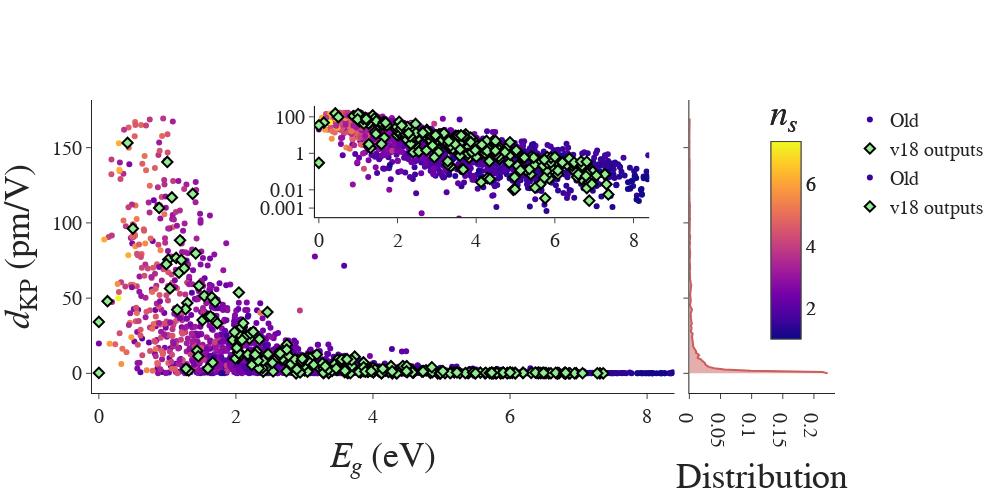

Notebook source saved alongside this figure:
### Code cell
# dKP-Eg-(ns)-KDE with log-lin inset

# ==============================================================================================================================
fig = make_subplots(rows=1, cols=2, shared_yaxes=True, horizontal_spacing=0.02, column_widths=[0.8,0.2])

# ROW 1 COL 1 =================================================================================================================
fig.add_trace(go.Scatter(x=df_outputs_filtout[df_outputs_filtout['origin']!=str_origin]['src_bandgap'],
                         y=df_outputs_filtout[df_outputs_filtout['origin']!=str_origin]['dKP'],
                         mode='markers',
                         marker = dict(color = df_outputs_filtout[df_outputs_filtout['origin']!=str_origin]['n'],
                                       showscale=True,
                                       colorbar = dict(title = '<i>n<sub>s</sub></i>', 
                                                       title_font_size = 36,
                                                       orientation = 'v',
                                                    #    tickvals=[1,2,3,4,5,6],
                                                       x = 0.9,
                                                       y=0.6, 
                                                       len = 0.9),
                                       colorscale = 'plasma', 
                                       ),
                         showlegend=True,
                         name=f'Old',
                         text=[mpid for mpid in df_outputs_filtout[df_outputs_filtout['origin']!=str_origin].index.values]
                         ))

fig.add_trace(go.Scatter(x=df_outputs_filtout[df_outputs_filtout['origin']==str_origin]['src_bandgap'],
                         y=df_outputs_filtout[df_outputs_filtout['origin']==str_origin]['dKP'],
                         mode='markers',
                         marker = dict(symbol='diamond',
                                       size=8,
                                       color = 'lightgreen',
                                       showscale=False,
                                    #    colorbar = dict(title = '<i>n<sub>s</sub></i>', 
                                    #                    title_font_size = 24,
                                    #                    title_side = 'top',
                                    #                    orientation = 'h',
                                    #                    tickvals=[1,2,3,4,5,6],
                                    #                    x = 0.75,
                                    #                    y=0.75, 
                                    #                    len = 0.4),
                                    #    colorscale = ['lightgray','orange','aqua','lightgreen','white','pink'],
                                       line=dict(width=2, color="black")
                                       ),
                         showlegend=True,
                         name=f'v{cur_v-1} outputs',
                         text=[mpid for mpid in df_outputs_filtout[df_outputs_filtout['origin']==str_origin].index.values]
                         ))


# AXES
fig.update_xaxes(title = '<i>E<sub>g</sub></i> (eV)',
                 title_font_size=36,
                 range = [-0.1, 8.4],
                 row=1, col=1)
fig.update_yaxes(title = '<i>d</i><sub>KP</sub> (pm/V)',
                 title_font_size=36)


fig.update_layout(font={'family':'Arial', 'size': 20},
                 )

# ROW 1 COL 2 =================================================================================================================
density = gaussian_kde(np.reshape(df_outputs_filtout['dKP'].values, (1,len(df_outputs_filtout))))
density.covariance_factor = lambda : .02 #Smoothing parameter
density._compute_covariance()

x_vals = np.linspace(min(df_outputs_filtout['dKP'].values),
                     max(df_outputs_filtout['dKP'].values),
                     200) # Specifying the limits of our data
kde_dist = density(x_vals)

fig.add_trace(go.Scatter(x=kde_dist, 
                         y=x_vals, 
                         mode='lines', 
                         marker_color='indianred',
                         fill='tozerox',
                         showlegend=False),
              row=1, col=2)

fig.update_xaxes(title = 'Distribution',
                 title_font_size=36,
                 row=1, col=2)
fig.update_yaxes(title = '', row=1, col=2)

# INSET =======================================================================================================================
inset = copy.deepcopy(fig.data[0])
inset.xaxis = 'x3'
inset.yaxis = 'y3'

inset_candidates_v1 = copy.deepcopy(fig.data[1])
inset_candidates_v1.xaxis = 'x3'
inset_candidates_v1.yaxis = 'y3'
inset


fig.update_layout(
    xaxis3=dict(domain      = [0.30, 0.75],
                anchor      = 'y3',
                range       = [-0.1, 8.4],
                linecolor   = 'black'
               ),
    yaxis3=dict(domain      = [0.60, 0.98],
                anchor      = 'x3',
                range       = [-3.5, 2.6],
                type        = 'log',
                tickvals    = [0.001, 0.01, 1, 100],
                linecolor   = 'black'
    ))

fig.add_trace(inset)
fig.add_trace(inset_candidates_v1)

fig.update_xaxes(showspikes=True, spikecolor="gray", spikethickness=2, spikesnap="cursor", spikemode="across")
fig.update_yaxes(showspikes=True, spikecolor="gray", spikethickness=2, spikesnap="cursor", spikemode='across')
fig.update_layout(hoverdistance=5)

# THEME OF GRAPH
fig.update_layout(template='simple_white')

fig.update_layout(
    width=1000,
    height=500
)

fig.show()

name_fig = "dKP-Eg_KDE_cur_res_filtout"
if not Path(f'../figures/pdf/{name_fig}.pdf').exists():
    fig.write_image(f'../figures/pdf/{name_fig}.pdf')
    fig.write_image(f'../figures/svg/{name_fig}.svg')
    fig.write_image(f'../figures/png/{name_fig}.png', scale=10)
    fig.write_html(f'../figures/html/{name_fig}.html')

### Figure 1 — Plotly figure (JSON) as saved in the notebook; plotly's stock layout.template omitted (floating-point values rounded to 4 significant figures; data arrays with more than 128 entries replaced by an {"elided": "..."} marker saying what was removed)
{"data": [{"marker": {"color": {"elided": "2242 float values"}, "colorbar": {"len": 0.9, "orientation": "v", "title": {"font": {"size": 36}, "text": "<i>n<sub>s</sub></i>"}, "x": 0.9, "y": 0.6}, "colorscale": [[0, "#0d0887"], [0.1111, "#46039f"], [0.2222, "#7201a8"], [0.3333, "#9c179e"], [0.4444, "#bd3786"], [0.5556, "#d8576b"], [0.6667, "#ed7953"], [0.7778, "#fb9f3a"], [0.8889, "#fdca26"], [1, "#f0f921"]], "showscale": true}, "mode": "markers", "name": "Old", "showlegend": true, "text": {"elided": "2242 str values"}, "type": "scatter", "x": {"elided": "2242 float values"}, "y": {"elided": "2242 float values"}}, {"marker": {"color": "lightgreen", "line": {"color": "black", "width": 2}, "showscale": false, "size": 8, "symbol": "diamond"}, "mode": "markers", "name": "v18 outputs", "showlegend": true, "text": {"elided": "276 str values"}, "type": "scatter", "x": {"elided": "276 float values"}, "y": {"elided": "276 float values"}}, {"fill": "tozerox", "marker": {"color": "indianred"}, "mode": "lines", "showlegend": false, "type": "scatter", "x": {"elided": "200 float values"}, "xaxis": "x2", "y": {"elided": "200 float values"}, "yaxis": "y2"}, {"marker": {"color": {"elided": "2242 float values"}, "colorbar": {"len": 0.9, "orientation": "v", "title": {"font": {"size": 36}, "text": "<i>n<sub>s</sub></i>"}, "x": 0.9, "y": 0.6}, "colorscale": [[0, "#0d0887"], [0.1111, "#46039f"], [0.2222, "#7201a8"], [0.3333, "#9c179e"], [0.4444, "#bd3786"], [0.5556, "#d8576b"], [0.6667, "#ed7953"], [0.7778, "#fb9f3a"], [0.8889, "#fdca26"], [1, "#f0f921"]], "showscale": true}, "mode": "markers", "name": "Old", "showlegend": true, "text": {"elided": "2242 str values"}, "type": "scatter", "x": {"elided": "2242 float values"}, "xaxis": "x3", "y": {"elided": "2242 float values"}, "yaxis": "y3"}, {"marker": {"color": "lightgreen", "line": {"color": "black", "width": 2}, "showscale": false, "size": 8, "symbol": "diamond"}, "mode": "markers", "name": "v18 outputs", "showlegend": true, "text": {"elided": "276 str values"}, "type": "scatter", "x": {"elided": "276 float values"}, "xaxis": "x3", "y": {"elided": "276 float values"}, "yaxis": "y3"}], "layout": {"font": {"family": "Arial", "size": 20}, "height": 500, "hoverdistance": 5, "width": 1000, "xaxis": {"anchor": "y", "domain": [0, 0.784], "range": [-0.1, 8.4], "showspikes": true, "spikecolor": "gray", "spikemode": "across", "spikesnap": "cursor", "spikethickness": 2, "title": {"font": {"size": 36}, "text": "<i>E<sub>g</sub></i> (eV)"}}, "xaxis2": {"anchor": "y2", "domain": [0.804, 1], "showspikes": true, "spikecolor": "gray", "spikemode": "across", "spikesnap": "cursor", "spikethickness": 2, "title": {"font": {"size": 36}, "text": "Distribution"}}, "xaxis3": {"anchor": "y3", "domain": [0.3, 0.75], "linecolor": "black", "range": [-0.1, 8.4], "showspikes": true, "spikecolor": "gray", "spikemode": "across", "spikesnap": "cursor", "spikethickness": 2}, "yaxis": {"anchor": "x", "domain": [0, 1], "showspikes": true, "spikecolor": "gray", "spikemode": "across", "spikesnap": "cursor", "spikethickness": 2, "title": {"font": {"size": 36}, "text": "<i>d</i><sub>KP</sub> (pm/V)"}}, "yaxis2": {"anchor": "x2", "domain": [0, 1], "matches": "y", "showspikes": true, "showticklabels": false, "spikecolor": "gray", "spikemode": "across", "spikesnap": "cursor", "spikethickness": 2, "title": {"text": ""}}, "yaxis3": {"anchor": "x3", "domain": [0.6, 0.98], "linecolor": "black", "range": [-3.5, 2.6], "showspikes": true, "spikecolor": "gray", "spikemode": "across", "spikesnap": "cursor", "spikethickness": 2, "tickvals": [0.001, 0.01, 1, 100], "type": "log"}}}
